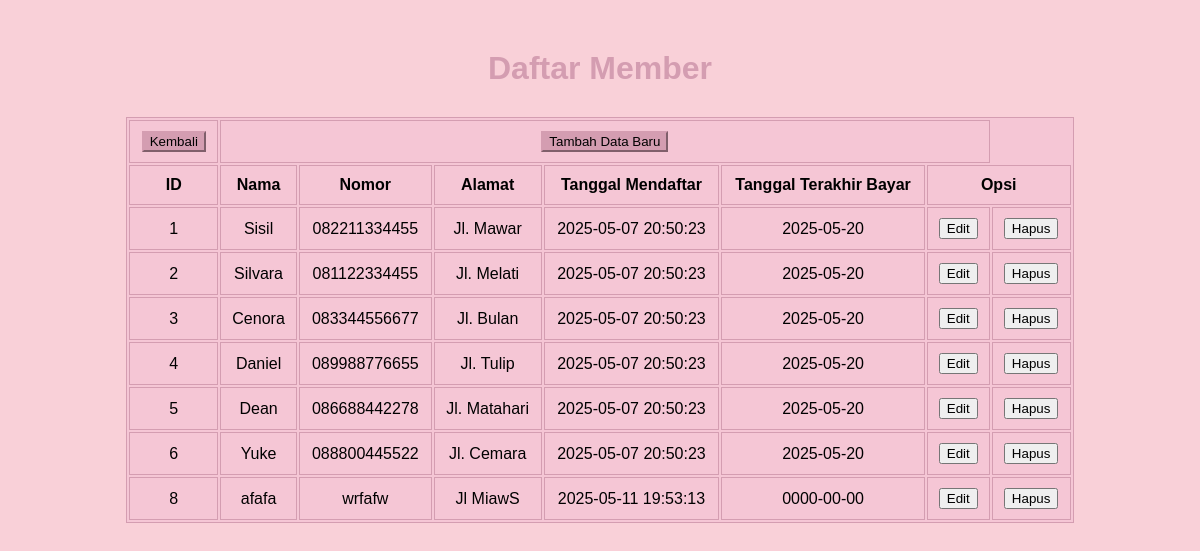
The page /Member.php on the database its author committed.
### tables this page shows
CREATE TABLE `member` (
  `id_member` int(11) NOT NULL,
  `nama_member` varchar(250) DEFAULT NULL,
  `nomor_member` varchar(15) DEFAULT NULL,
  `alamat` text DEFAULT NULL,
  `tgl_mendaftar` datetime DEFAULT current_timestamp(),
  `tgl_terakhir_bayar` date DEFAULT NULL
);

### Model.php (called while the page is built, shortened)
<?php
function selectalldata($table) {
    $conn = getConnection();
    $query = "SELECT * FROM $table";
    $result = mysqli_query($conn, $query);
    return $result;
}
?>

### Member.php (the view, shortened to what this page needs)
<?php
require "Model.php";
?>
<!doctype html>
<html lang="en">
<head>
</head>
<body>
    <h1>Daftar Member</h1>
    <div class="table-responsive mx-4">
        <table>
            <tr>
                <td><a href="index.php"><button type="button" class="btn btn-primary">Kembali</button></a></td>
                <td colspan=6><a href="FormMember.php"><button type="button" class="btn btn-primary float-end btn-sm">Tambah Data Baru</button></a></td>
            </tr>
            <tr>
                <th>ID</th>
                <th>Nama</th>
                <th>Nomor</th>
                <th>Alamat</th>
                <th>Tanggal Mendaftar</th>
                <th>Tanggal Terakhir Bayar</th>
                <th colspan="2">Opsi</th>
            </tr>
            <?php
            $result = selectalldata("member");
            while ($data = mysqli_fetch_array($result)) { ?>
                <tr>
                    <td><?php echo $data['id_member'] ?></td>
                    <td><?php echo $data['nama_member'] ?></td>
                    <td><?php echo $data['nomor_member'] ?></td>
                    <td><?php echo $data['alamat'] ?></td>
                    <td><?php echo $data['tgl_mendaftar'] ?></td>
                    <td><?php echo $data['tgl_terakhir_bayar'] ?></td>
                    <td style="text-align: center;">
                        <a href="FormMember.php?id_member=<?php echo $data['id_member']; ?>">
                            <button class="btn btn-success btn-sm">Edit</button>
                        </a>
                    </td>
                    <td style="text-align: center;">
                        <a href="Member.php?id_member=<?php echo $data['id_member']; ?>" onclick="return confirm('Hapus data?')">
                            <button class="btn btn-danger btn-sm">Hapus</button>
                        </a>
                    </td>
                </tr>
            <?php } ?>
        </table>
    </div>
</body>
</html>

### Member.php (style rules this page uses)
body { background-color: #f9d0d8; font-family: Arial, sans-serif; }
h1 { text-align: center; color: #d49db1; margin-top: 50px; }
table { margin-top: 30px; width: 80%; margin-left: auto; margin-right: auto; border: 1px solid #d49db1; background-color: #f5c6d5; }
th, td { padding: 10px; text-align: center; border: 1px solid #d49db1; }
.btn-primary { background-color: #d49db1; border-color: #d49db1; }

### rows shown on the page
member: id_member "1", nama_member "Sisil", nomor_member "082211334455", alamat "Jl. Mawar", tgl_mendaftar "2025-05-07 20:50:23", tgl_terakhir_bayar "2025-05-20"
member: id_member "2", nama_member "Silvara", nomor_member "081122334455", alamat "Jl. Melati", tgl_mendaftar "2025-05-07 20:50:23", tgl_terakhir_bayar "2025-05-20"
member: id_member "3", nama_member "Cenora", nomor_member "083344556677", alamat "Jl. Bulan", tgl_mendaftar "2025-05-07 20:50:23", tgl_terakhir_bayar "2025-05-20"
member: id_member "4", nama_member "Daniel", nomor_member "089988776655", alamat "Jl. Tulip", tgl_mendaftar "2025-05-07 20:50:23", tgl_terakhir_bayar "2025-05-20"
member: id_member "5", nama_member "Dean", nomor_member "086688442278", alamat "Jl. Matahari", tgl_mendaftar "2025-05-07 20:50:23", tgl_terakhir_bayar "2025-05-20"
member: id_member "6", nama_member "Yuke", nomor_member "088800445522", alamat "Jl. Cemara", tgl_mendaftar "2025-05-07 20:50:23", tgl_terakhir_bayar "2025-05-20"
member: id_member "8", nama_member "afafa", nomor_member "wrfafw", alamat "Jl MiawS", tgl_mendaftar "2025-05-11 19:53:13", tgl_terakhir_bayar "0000-00-00"
